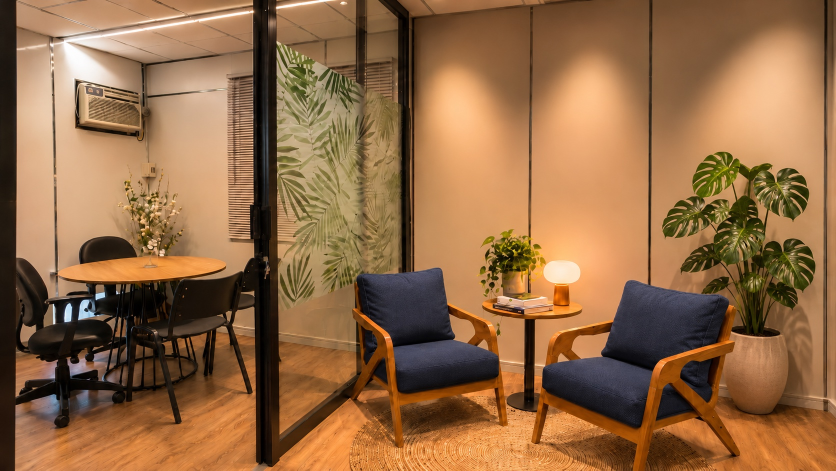
#> input picture instagram/posts/historia-2009/fotos/espaco-nina-original.jpg, 1672 x 941 px (shown at 1/2 size)
$ python esfriar.py
#> lines starting #> are read from the running program, lines starting #| are printed output that depends on the picture
"""Recorta a foto do espaço (fotos/espaco-nina-original.jpg, enviada pela Nina em 05/11) em 4:5 e esfria a luz
âmbar para perto dos tons da marca (Tiffany e verde). Saída: fotos/capa-fria.jpg (1080 x 1350).
Uso: python3 instagram/posts/historia-2009/esfriar.py"""
from pathlib import Path
import numpy as np
from PIL import Image, ImageFilter
AQUI = Path(__file__).parent / 'fotos'
im = Image.open(AQUI / 'espaco-nina-original.jpg').convert('RGB')
#> im is the input picture: PIL image 1672x941 RGB; mean R, G, B 147.1, 106.4, 69.5
x0, w = 700, 753                      # as duas poltronas, a mesinha e o abajur
im = im.crop((x0, 0, x0 + w, im.height)).resize((1080, 1350), Image.LANCZOS)
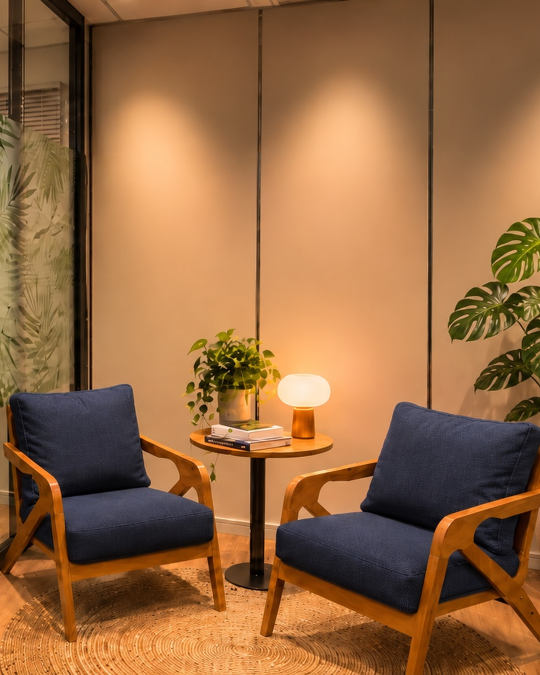
#> im: PIL image 1080x1350 RGB (shown at 1/2 size); mean R, G, B 149.4, 104.4, 65.3
im = im.filter(ImageFilter.UnsharpMask(radius=1.2, percent=60, threshold=2))
a = np.asarray(im).astype(np.float32) / 255
lum = a @ np.array([0.299, 0.587, 0.114], dtype=np.float32)
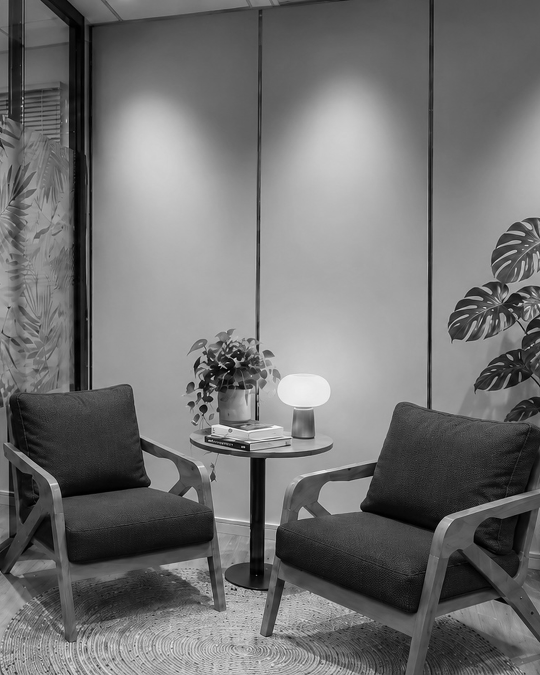
#> lum: shape (1350, 1080) float32 (shown at 1/2 size); min 0, max 1, mean 0.445
# 1) menos laranja: tira saturação dos tons quentes
cinza = lum[..., None]
a = cinza + (a - cinza) * 0.72
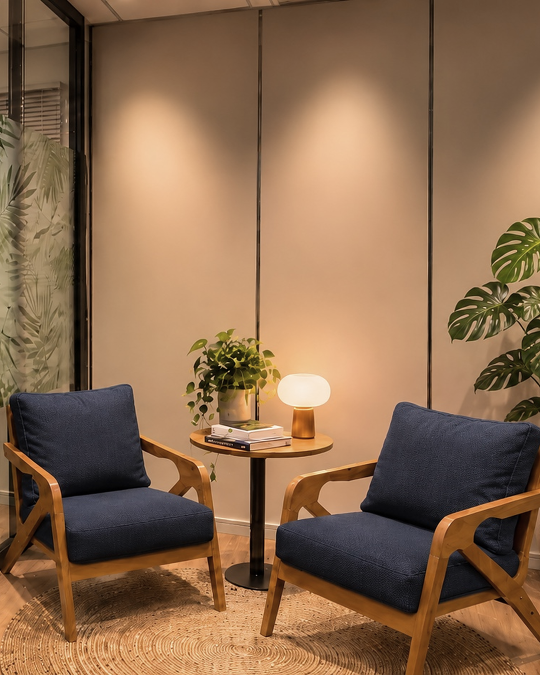
#> a: shape (1350, 1080, 3) float32 (shown at 1/2 size); mean of channels 0, 1, 2 0.546, 0.419, 0.309; drawn as R, G, B
# 2) balanço de branco mais frio
a *= np.array([0.93, 1.0, 1.07], dtype=np.float32)
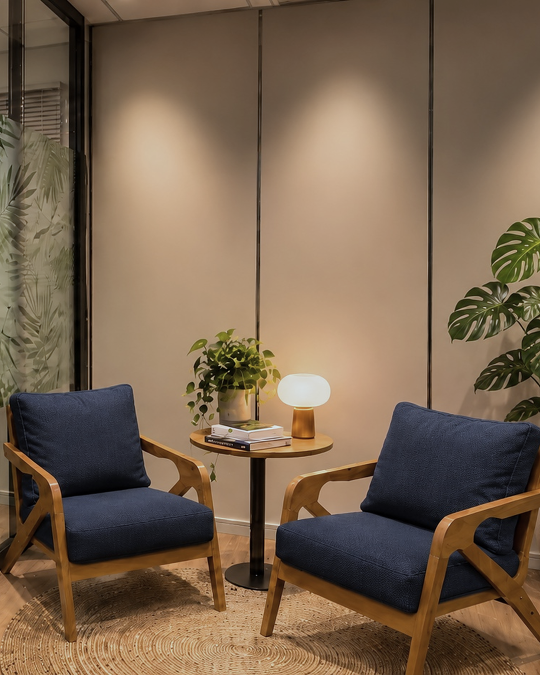
#> a: shape (1350, 1080, 3) float32 (shown at 1/2 size); mean of channels 0, 1, 2 0.508, 0.419, 0.331; drawn with min black and max white
# 3) sombras e meios-tons puxados para o verde-água da marca (#2F6B64 / #96C3BA)
tom = np.array([0.18, 0.42, 0.39], dtype=np.float32)
peso = (1 - lum)[..., None] * 0.16
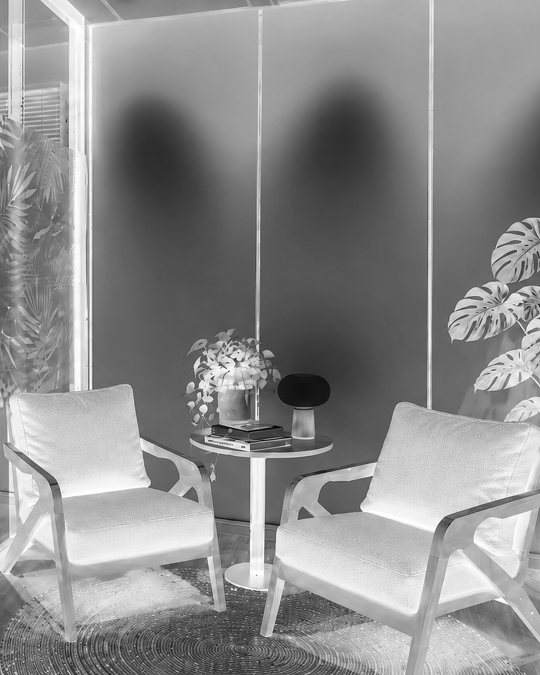
#> peso: shape (1350, 1080, 1) float32 (shown at 1/2 size); min 0, max 0.16, mean 0.0888; drawn with min black and max white
a = a * (1 - peso) + tom * peso
a = np.clip(a * 1.03, 0, 1)
Image.fromarray((a * 255).astype(np.uint8)).save(AQUI / 'capa-fria.jpg', quality=90)
print('ok capa-fria.jpg')

$ run again, with instagram/posts/historia-2009/fotos/capa-a.jpg copied over instagram/posts/historia-2009/fotos/espaco-nina-original.jpg
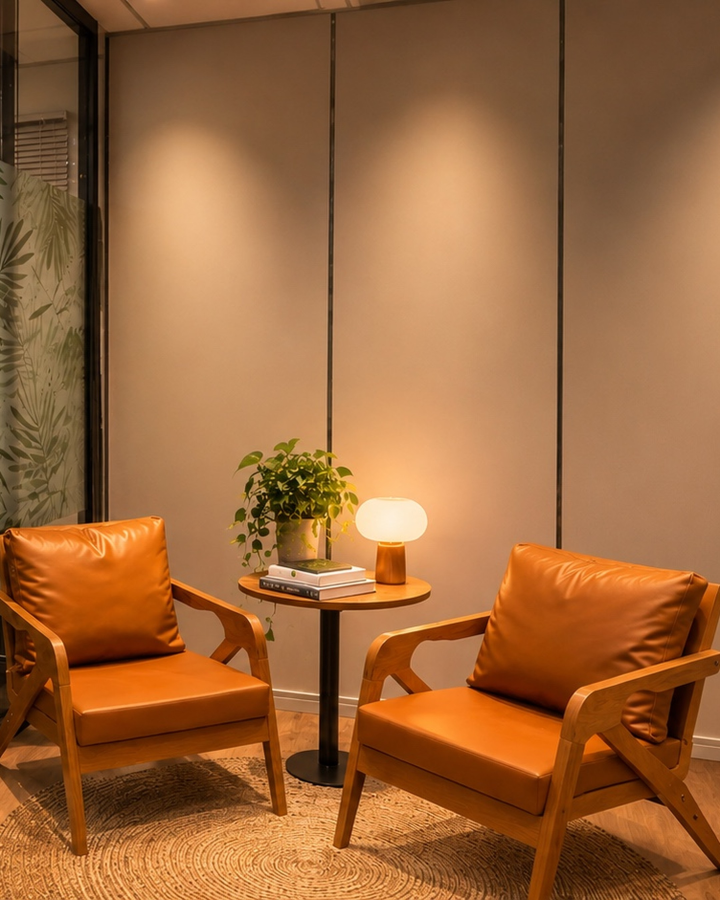
#> input picture instagram/posts/historia-2009/fotos/capa-a.jpg, 2160 x 2700 px (shown at 1/3 size)
#> im is the input picture: PIL image 2160x2700 RGB; mean R, G, B 156.2, 102.6, 59
#> `a *= np.array([0.93, 1.0, 1.07], dtype=np.float32)`:
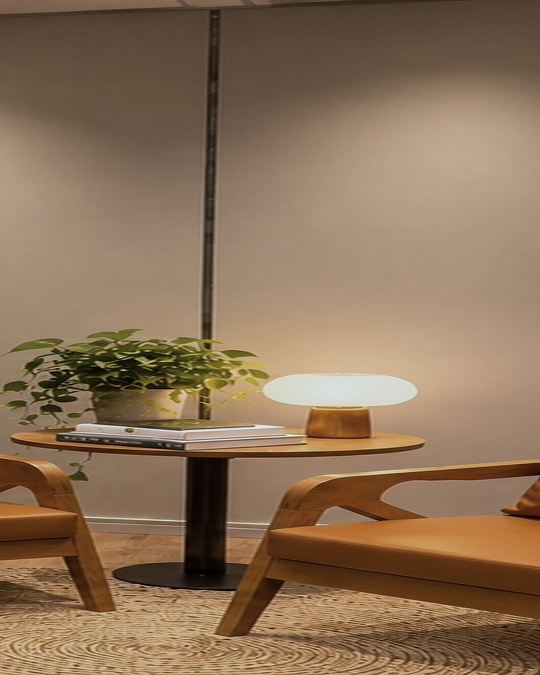
#> a: shape (1350, 1080, 3) float32 (shown at 1/2 size); mean of channels 0, 1, 2 0.586, 0.475, 0.367; drawn with min black and max white
#> `peso = (1 - lum)[..., None] * 0.16`:
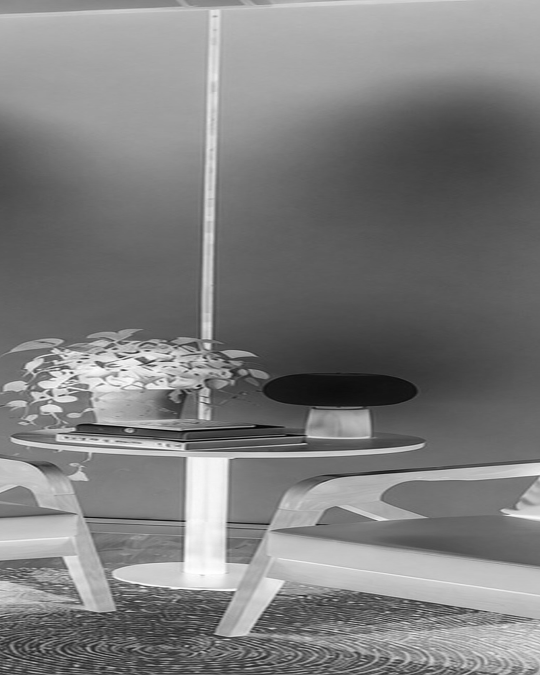
#> peso: shape (1350, 1080, 1) float32 (shown at 1/2 size); min 0, max 0.16, mean 0.079; drawn with min black and max white

$ run again, with instagram/posts/historia-2009/fotos/h-01.jpg copied over instagram/posts/historia-2009/fotos/espaco-nina-original.jpg
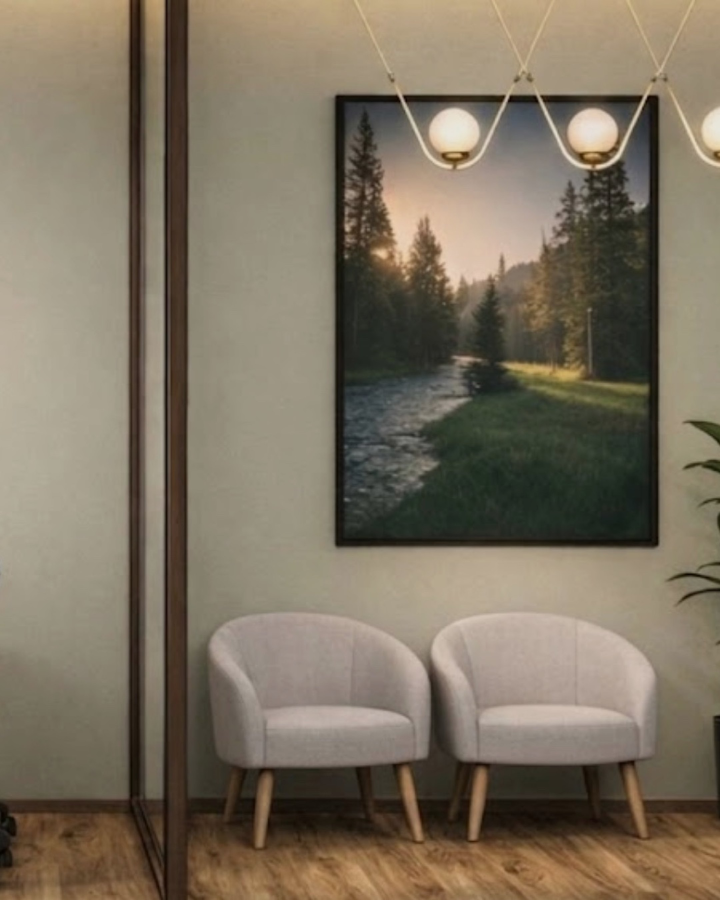
#> input picture instagram/posts/historia-2009/fotos/h-01.jpg, 2160 x 2700 px (shown at 1/3 size)
#> im is the input picture: PIL image 2160x2700 RGB; mean R, G, B 125.1, 114, 96.2
#> `a *= np.array([0.93, 1.0, 1.07], dtype=np.float32)`:
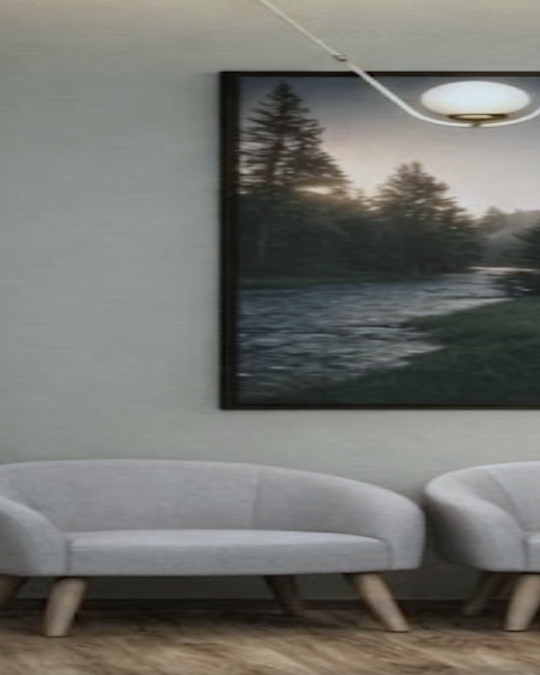
#> a: shape (1350, 1080, 3) float32 (shown at 1/2 size); mean of channels 0, 1, 2 0.453, 0.456, 0.436; drawn as R, G, B
#> `peso = (1 - lum)[..., None] * 0.16`:
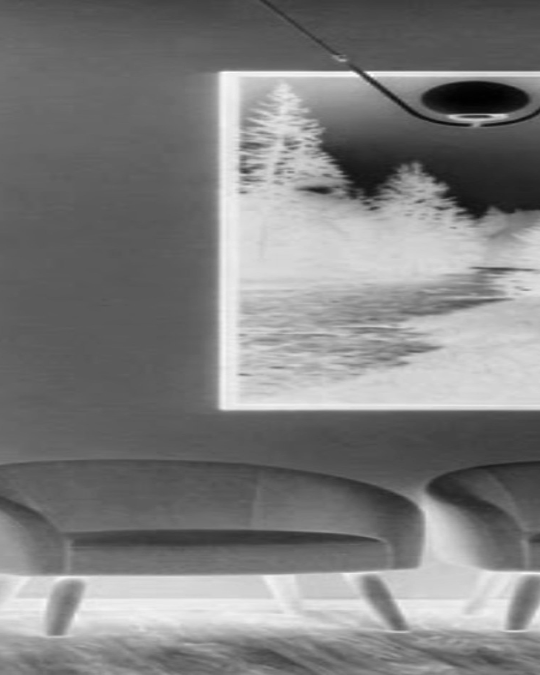
#> peso: shape (1350, 1080, 1) float32 (shown at 1/2 size); min 0.0149, max 0.159, mean 0.0865; drawn with min black and max white

$ run again, with instagram/posts/historia-2009/fotos/h-02.jpg copied over instagram/posts/historia-2009/fotos/espaco-nina-original.jpg
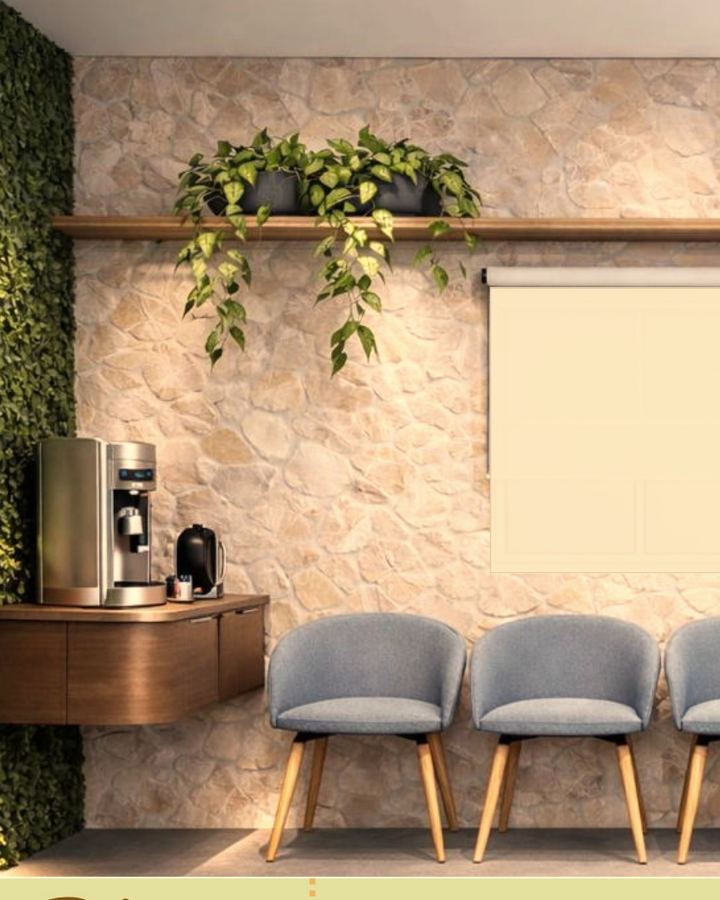
#> input picture instagram/posts/historia-2009/fotos/h-02.jpg, 2160 x 2700 px (shown at 1/3 size)
#> im is the input picture: PIL image 2160x2700 RGB; mean R, G, B 168.4, 144.6, 116
#> `a *= np.array([0.93, 1.0, 1.07], dtype=np.float32)`:
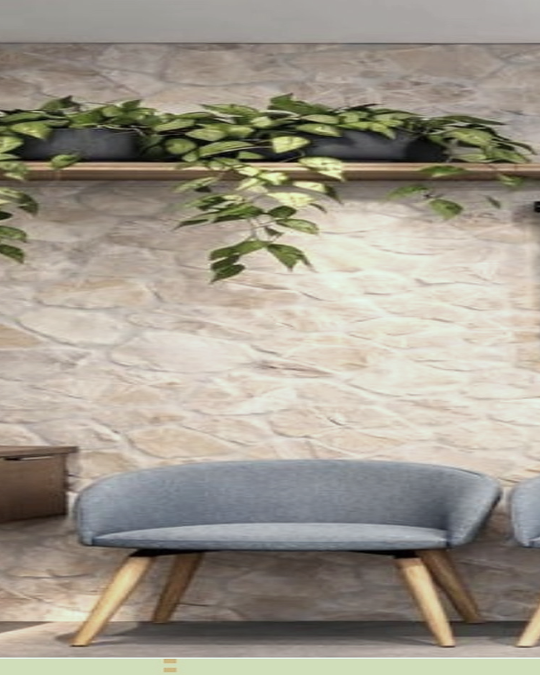
#> a: shape (1350, 1080, 3) float32 (shown at 1/2 size); mean of channels 0, 1, 2 0.629, 0.604, 0.556; drawn with min black and max white
#> `peso = (1 - lum)[..., None] * 0.16`:
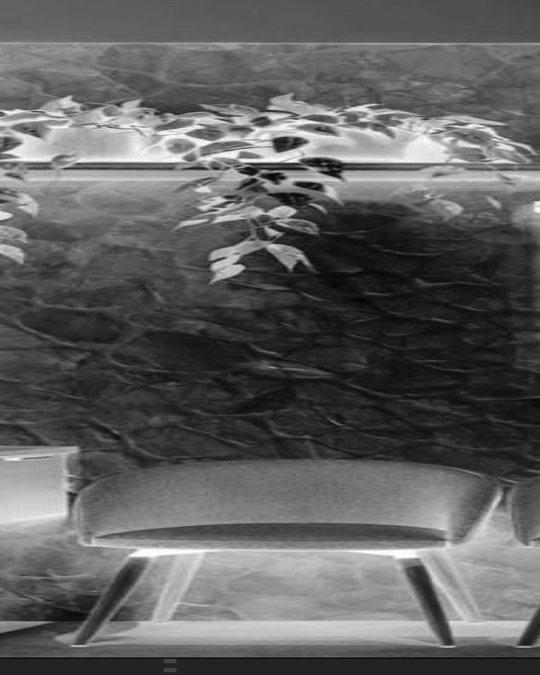
#> peso: shape (1350, 1080, 1) float32 (shown at 1/2 size); min 0.0015, max 0.16, mean 0.0614; drawn with min black and max white
